Frame 1 (no input): blank canvas, image omitted
Frame 60 (the mouse pressed at the canvas centre just before this capture): blank canvas, image omitted
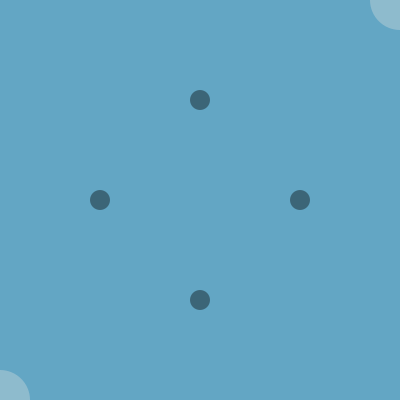
Frame 120 (the mouse held since frame 60 and released just before this capture)

The Processing sketch whose frames 1 and 60 were blank and that drew this single picture after the mouse press (run headless with seeded random() and noise(); from frame 60 on, the mouse is pressed at the canvas centre):

// Processing sketch: processing_61737
// ── processing_61737.pde


void setup(){
size(400, 400);
background(99, 166, 196);
}
void draw(){
  frameRate(30);
background(99, 166, 196);
  satellite(mouseX-mouseY/2, mouseY, mouseX-100);
  satellite(mouseX+mouseY/2, mouseY, mouseX-100);
  satellite(mouseX, mouseY-mouseX/2, mouseY-100);
  satellite(mouseX, mouseY+mouseX/2, mouseY-100);
  other (mouseX+mouseY, mouseX-mouseY, mouseX-100);
  other (mouseX-mouseY, mouseY+mouseX, mouseX-100);
}
  void satellite(int x, int y, int k){
    smooth();
    noStroke();
    fill(0, k);
    ellipse(x, y, 20, 20);
  }
  void other(int x, int y, int k){
    smooth();
    noStroke();
    fill(208, 219, 219, k);
    ellipse(x, y, 60, 60);
  }
